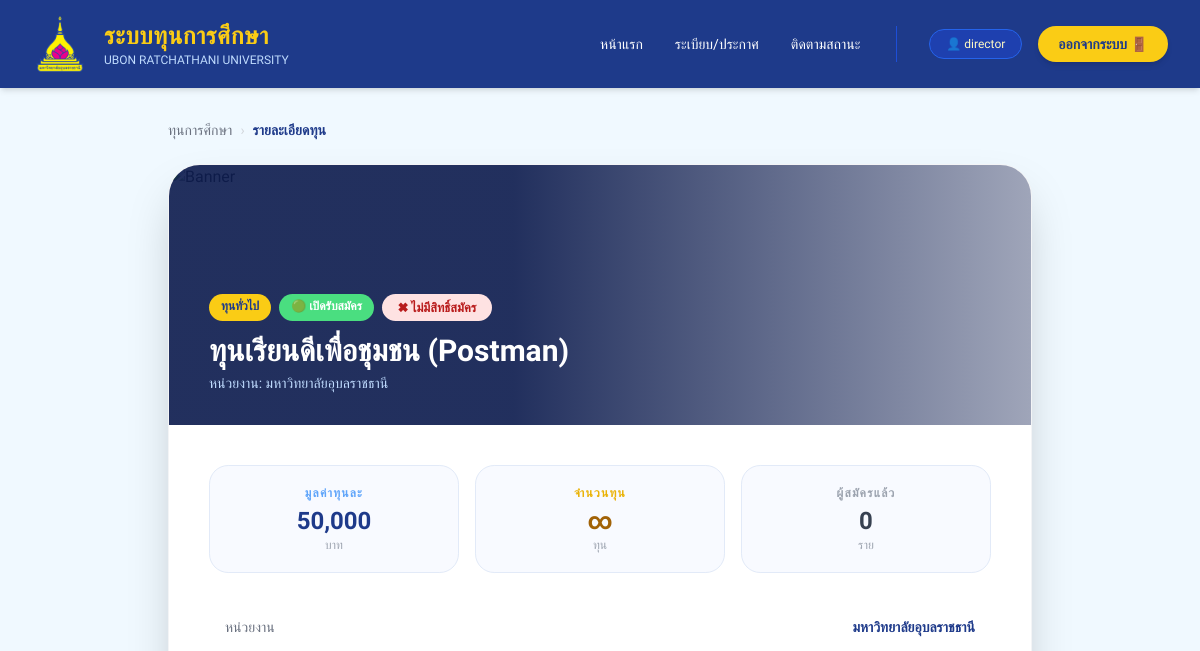
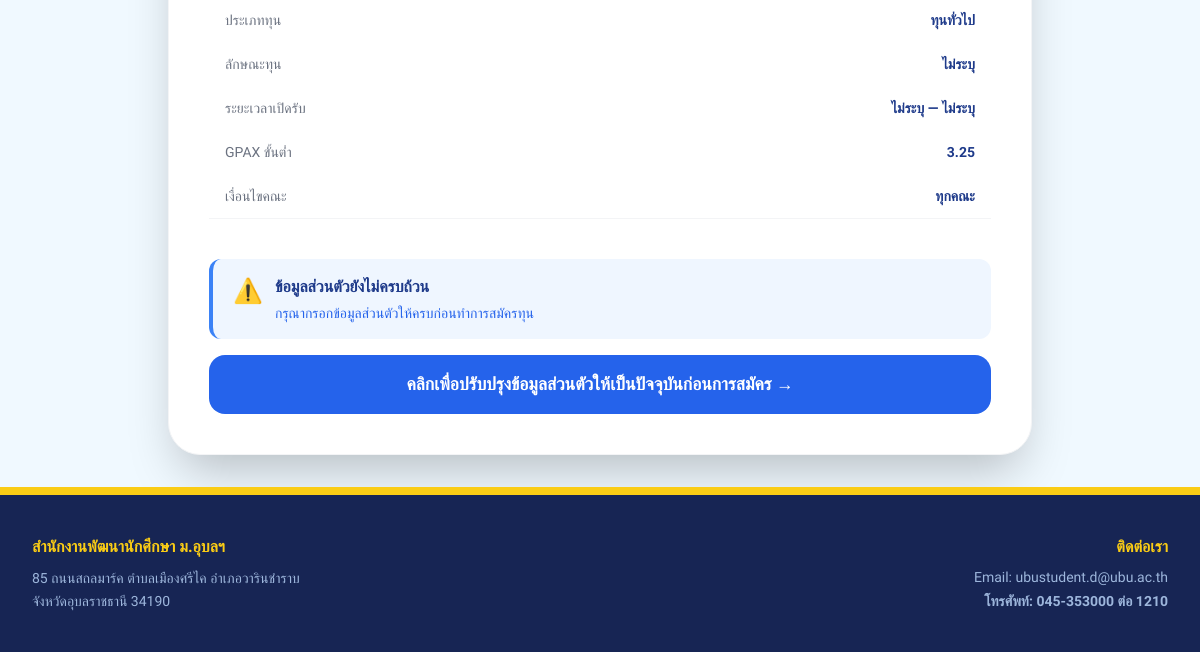
The page /student/scholarships/3 (signed in) on the database as committed earlier (2 pictures, top to bottom).
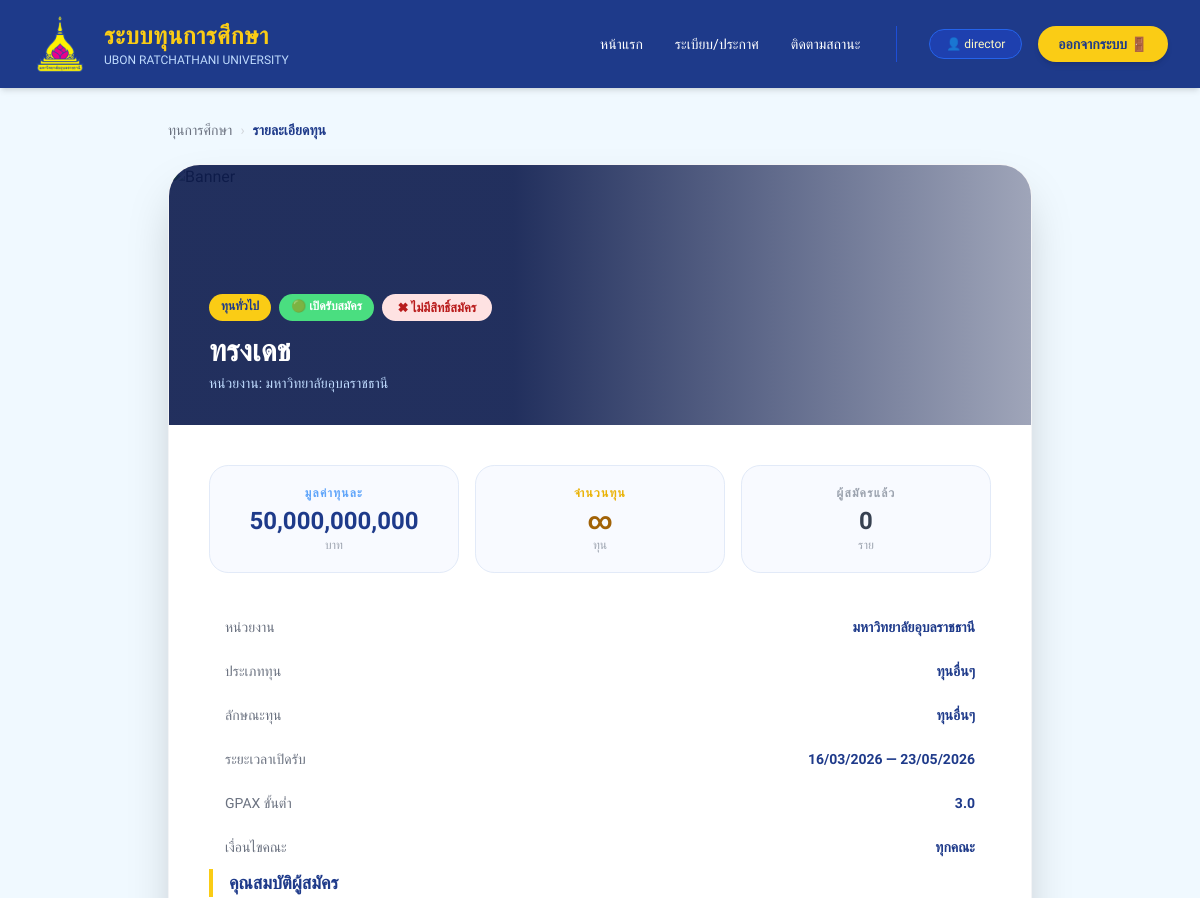
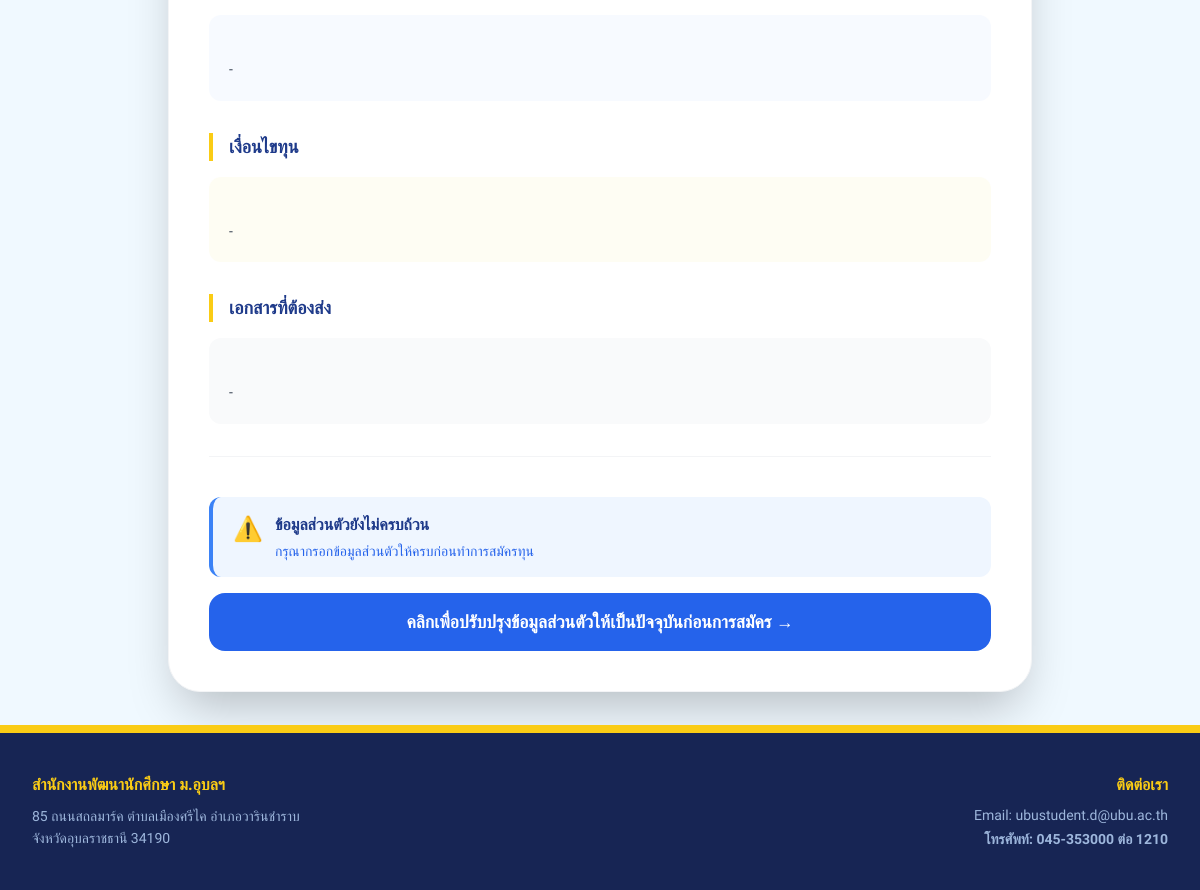
The same page on the database as committed later (2 pictures, top to bottom).
### models.py (models this page shows, shortened)
class Scholarship(db.Model):
    __tablename__ = 'scholarship'
    id = db.Column(db.Integer, primary_key=True)
    name = db.Column(db.String(100), nullable=False) # ชื่อทุน
    amount = db.Column(db.Float, nullable=True) # ทุนละเท่าไหร่
    start_date        = db.Column(db.DateTime)          # วันที่เริ่มเปิดรับ
    end_date          = db.Column(db.DateTime)          # วันที่ปิดรับ
    faculty_condition = db.Column(db.String(255))       # คณะที่ระบุ หรือ "ทุกคณะ"
    min_gpax          = db.Column(db.Float, default=0.0) # เกรดเฉลี่ยขั้นต่ำ
    income_cap        = db.Column(db.Float)             # รายได้ครอบครัวไม่เกิน
    number_of_scholarships = db.Column(db.Integer)           # จำนวนทุนที่เปิดรับ
    scholarship_type  = db.Column(db.String(50)) # ประเภทของทุน (เช่น ทุน ภายใน/ภายนอก/บริจาค)
    provider          = db.Column(db.String(100)) # หน่วยงานของทุนนั้นๆ
    status            = db.Column(db.String(20), default='open')  # สถานะของทุน open(เปิดรับ),checking=close(กำลังตรวจสอบ,ปิดทุน), interview(รายชื่อสัมภาษณ์), announce(รายชื่อได้รับทุน)
    interview_file_url = db.Column(db.String(500))    # ลิงก์ไฟล์ประกาศสัมภาษณ์
    announce_file_url = db.Column(db.String(500))     # ลิงก์ไฟล์ประกาศคนได้ทุน
    image = db.Column(db.String(200), nullable=True) # ชื่อไฟล์ภาพ
    qualifications = db.Column(db.Text, nullable=True) # คุณสมบัติ
    conditions = db.Column(db.Text, nullable=True) # เงื่อนไข
    scholarship_nature = db.Column(db.String(50), nullable=True) # ลักษณะทุน (ทุนรายปี, ฯลฯ)
    required_documents = db.Column(db.Text, nullable=True) # เอกสารที่ต้องส่ง
    criteria     = db.relationship('Criterion',   backref='scholarship', lazy=True)
    applications = db.relationship('Application', backref='scholarship', lazy=True)

### routes/student_routes.py (the view)
@student_bp.route("/scholarships/<scholarship_id>")
def scholarship_detail(scholarship_id):
    scholarship = Scholarship.query.get_or_404(scholarship_id)
    student = Student.query.filter_by(student_id=session["user_id"]).first()
    existing_app = Application.query.filter_by(
        student_id=session["user_id"],
        scholarship_id=scholarship_id
    ).first()
    return render_template("student/scholarship_detail.html",
                           scholarship=scholarship,
                           student=student,
                           already_applied=existing_app is not None)

### routes/student_routes.py (called while the page is built)
@student_bp.before_request
def require_student_login():
    if request.endpoint and request.endpoint != 'student.login':
        if "user_id" not in session or session.get("role") != "student":
            flash("กรุณาเข้าสู่ระบบในฐานะนักศึกษา", "error")
            return redirect(url_for("student.login"))

### templates/student/scholarship_detail.html (shortened to what this page needs)
{% extends "layouts/base.html" %}
{% block content %}
<div class="max-w-4xl mx-auto px-4 py-8">
  <nav class="flex items-center gap-2 text-sm text-gray-500 mb-6 font-medium">
    <a href="{{ url_for('student.dashboard') }}" class="hover:text-blue-800 transition-colors">ทุนการศึกษา</a>
    <span class="text-gray-300">›</span>
    <span class="text-blue-900 font-bold">รายละเอียดทุน</span>
  </nav>
  <div class="bg-white rounded-[2rem] shadow-2xl overflow-hidden border border-gray-100">
    <div class="detail-hero">
      <img src="https://images.unsplash.com/photo-1523240795612-9a054b0db644?auto=format&fit=crop&q=80&w=1200" alt="Banner">
      <div class="overlay">
        <div>
          <div class="flex flex-wrap gap-2 mb-3">
            <span class="bg-yellow-400 text-blue-900 px-3 py-1 rounded-full text-xs font-bold">
              {{ scholarship.category if scholarship.category else 'ทุนทั่วไป' }}
            </span>
            {% if scholarship.status == 'open' or not scholarship.status %}
              <span class="bg-green-400 text-white px-3 py-1 rounded-full text-xs font-bold">🟢 เปิดรับสมัคร</span>
            {% else %}
              <span class="bg-gray-400 text-white px-3 py-1 rounded-full text-xs font-bold">🔴 ปิดรับสมัคร</span>
            {% endif %}
            {% if already_applied %}
              <span class="badge-applied">✅ ยื่นสมัครแล้ว</span>
            {% elif is_eligible %}
              <span class="badge-pass">✔ คุณมีสิทธิ์สมัคร</span>
            {% else %}
              <span class="badge-fail">✖ ไม่มีสิทธิ์สมัคร</span>
            {% endif %}
          </div>
          <h1 class="text-2xl md:text-3xl font-black text-white leading-tight">{{ scholarship.name }}</h1>
          <p class="text-blue-200 mt-1 text-sm">
            หน่วยงาน: {{ scholarship.provider if scholarship.provider else 'มหาวิทยาลัยอุบลราชธานี' }}
          </p>
        </div>
      </div>
    </div>
    <div class="p-8 md:p-10">
      <div class="grid grid-cols-3 gap-4 mb-8">
        <div class="stat-card">
          <p class="text-xs text-blue-400 font-bold uppercase tracking-widest mb-1">มูลค่าทุนละ</p>
          <p class="text-2xl font-black text-blue-900">{{ "{:,.0f}".format(scholarship.amount) }}</p>
          <p class="text-xs text-gray-400">บาท</p>
        </div>
        <div class="stat-card">
          <p class="text-xs text-yellow-500 font-bold uppercase tracking-widest mb-1">จำนวนทุน</p>
          <p class="text-2xl font-black text-yellow-700">{{ scholarship.quota if scholarship.quota else '∞' }}</p>
          <p class="text-xs text-gray-400">ทุน</p>
        </div>
        <div class="stat-card">
          <p class="text-xs text-gray-400 font-bold uppercase tracking-widest mb-1">ผู้สมัครแล้ว</p>
          <p class="text-2xl font-black text-gray-700">{{ scholarship.applications.count() if scholarship.applications else 0 }}</p>
          <p class="text-xs text-gray-400">ราย</p>
        </div>
      </div>
<div class="flex justify-between items-center px-4 py-3">
    <span class="text-gray-500 text-sm">หน่วยงาน</span>
    <span class="font-bold text-blue-900 text-sm">
        {{ scholarship.provider if scholarship.provider else 'มหาวิทยาลัยอุบลราชธานี' }}
    </span>
</div>
<div class="flex justify-between items-center px-4 py-3">
    <span class="text-gray-500 text-sm">ประเภททุน</span>
    <span class="font-bold text-blue-900 text-sm">
        {{ scholarship.scholarship_type if scholarship.scholarship_type else (scholarship.category if scholarship.category else 'ทุนทั่วไป') }}
    </span>
</div>
<div class="flex justify-between items-center px-4 py-3">
    <span class="text-gray-500 text-sm">ลักษณะทุน</span>
    <span class="font-bold text-blue-900 text-sm">
        {{ scholarship.scholarship_nature if scholarship.scholarship_nature else 'ไม่ระบุ' }}
    </span>
</div>
<div class="flex justify-between items-start px-4 py-3">
    <span class="text-gray-500 text-sm">ระยะเวลาเปิดรับ</span>
    <span class="font-bold text-blue-900 text-sm text-right">
        {{ scholarship.start_date.strftime('%d/%m/%Y') if scholarship.start_date else 'ไม่ระบุ' }}
        — {{ scholarship.end_date.strftime('%d/%m/%Y') if scholarship.end_date else 'ไม่ระบุ' }}
    </span>
</div>
{% if scholarship.min_gpax %}
<div class="flex justify-between items-center px-4 py-3">
    <span class="text-gray-500 text-sm">GPAX ขั้นต่ำ</span>
    <span class="font-bold text-blue-900 text-sm">
        {{ scholarship.min_gpax }}
    </span>
</div>
{% endif %}
{% if scholarship.faculty_condition %}
<div class="flex justify-between items-center px-4 py-3">
    <span class="text-gray-500 text-sm">เงื่อนไขคณะ</span>
    <span class="font-bold text-blue-900 text-sm">{{ scholarship.faculty_condition }}</span>
</div>
{% endif %}
{% if scholarship.qualifications %}
<div class="mb-8">
    <h2 class="text-lg font-black text-blue-900 border-l-4 border-yellow-400 pl-4 mb-4">คุณสมบัติผู้สมัคร</h2>
    <div class="bg-blue-50/50 rounded-xl p-5 text-gray-700 leading-relaxed text-sm whitespace-pre-line">
        {{ scholarship.qualifications }}
    </div>
</div>
{% endif %}
{% if scholarship.conditions %}
<div class="mb-8">
    <h2 class="text-lg font-black text-blue-900 border-l-4 border-yellow-400 pl-4 mb-4">เงื่อนไขทุน</h2>
    <div class="bg-yellow-50/50 rounded-xl p-5 text-gray-700 leading-relaxed text-sm whitespace-pre-line">
        {{ scholarship.conditions }}
    </div>
</div>
{% endif %}
{% if scholarship.required_documents %}
<div class="mb-8">
    <h2 class="text-lg font-black text-blue-900 border-l-4 border-yellow-400 pl-4 mb-4">เอกสารที่ต้องส่ง</h2>
    <div class="bg-gray-50 rounded-xl p-5 text-gray-700 leading-relaxed text-sm whitespace-pre-line">
        {{ scholarship.required_documents }}
    </div>
</div>
{% endif %}
      <div class="border-t border-gray-100 pt-6">
        {% if already_applied %}
          <div class="alert-info flex items-start gap-3">
            <span class="text-2xl">📋</span>
            <div>
              <p class="font-bold text-blue-900">ยื่นสมัครขอรับทุนนี้แล้ว</p>
              <p class="text-sm text-blue-600 mt-1">
                สถานะ:
                <span class="font-bold">
                  {% if existing_app.status == 'pending' %}⏳ รอตรวจสอบ
                  {% elif existing_app.status == 'approved' %}✅ อนุมัติแล้ว
                  {% elif existing_app.status == 'rejected' %}❌ ไม่ผ่านการคัดเลือก
                  {% else %}{{ existing_app.status }}{% endif %}
                </span>
              </p>
            </div>
          </div>
          <a href="{{ url_for('student.track_status') }}"
             class="btn-apply mt-4 inline-block">
            ดูรายการทุนที่สมัครไว้ →
          </a>
        {% elif not profile_complete %}
          <div class="alert-info flex items-start gap-3 mb-4">
            <span class="text-2xl">⚠️</span>
            <div>
              <p class="font-bold text-blue-900">ข้อมูลส่วนตัวยังไม่ครบถ้วน</p>
              <p class="text-sm text-blue-600 mt-1">กรุณากรอกข้อมูลส่วนตัวให้ครบก่อนทำการสมัครทุน</p>
            </div>
          </div>
          <a href="{{ url_for('student.profile') }}"
             class="btn-apply inline-block text-center" style="background:#2563eb;">
            คลิกเพื่อปรับปรุงข้อมูลส่วนตัวให้เป็นปัจจุบันก่อนการสมัคร →
          </a>
        {% endif %}
      </div>
    </div>
  </div>
</div>
{% endblock %}

### templates/layouts/base.html (shortened to what this page needs)
<!DOCTYPE html>
<html lang="th">
<head>
    <script src="https://cdn.tailwindcss.com"></script>
    <link rel="stylesheet" href="https://cdn.jsdelivr.net/npm/swiper@11/swiper-bundle.min.css" />
</head>
<body class="bg-sky-50 min-h-screen flex flex-col m-0 p-0">
    <header class="bg-blue-900 text-white shadow-md w-full sticky top-0 z-50">
        <div class="w-full px-8 py-4 flex justify-between items-center">
            <div class="flex items-center gap-4">
                <div class="w-14 h-14">
                    <img src="{{ url_for('static', filename='images/ubu_logo.png') }}" alt="UBU Logo" class="w-full h-full object-contain">
                </div>
                <div>
                    <h1 class="text-2xl font-bold text-yellow-400 tracking-wide">ระบบทุนการศึกษา</h1>
                    <p class="text-xs text-blue-200 uppercase">Ubon Ratchathani University</p>
                </div>
            </div>
           <nav class="hidden md:flex items-center gap-8">
                <div class="flex gap-6">
                    {% block nav_links %}
                    <a href="{{ url_for('student.dashboard') }}" class="text-white px-1 py-2 text-sm font-medium transition-all {{ 'nav-link-active' if request.endpoint == 'student.dashboard' else 'hover:text-yellow-400' }}">หน้าแรก</a>
                    <a href="{{ url_for('student.announce_scholarships') }}" class="text-white px-1 py-2 text-sm font-medium transition-all {{ 'nav-link-active' if request.endpoint == 'student.announce_scholarships' else 'hover:text-yellow-400' }}">ระเบียบ/ประกาศ</a>
                    <a href="{{ url_for('student.track_status') }}" class="text-white px-1 py-2 text-sm font-medium transition-all {{ 'nav-link-active' if request.endpoint == 'student.track_status' else 'hover:text-yellow-400' }}">ติดตามสถานะ</a>
                    {% endblock %}
                </div>
                <div class="flex items-center gap-4 border-l border-blue-700 pl-8">
                    <a href="{% block profile_link %}{{ url_for('student.profile') }}{% endblock %}" class="bg-blue-800 hover:bg-blue-700 px-4 py-1.5 rounded-full text-xs border border-blue-600 text-yellow-100 flex items-center gap-2 transition-all cursor-pointer">
                        👤 {% block role_name %}{{ session.get('user_name') or session.get('user_data', {}).get('name', 'นักศึกษา') }}{% endblock %}
                    </a>
                    <a href="/logout" class="bg-yellow-400 text-blue-900 px-5 py-2 rounded-full font-bold hover:bg-yellow-300 transition-all shadow-md text-sm">
                        ออกจากระบบ 🚪
                    </a>
                </div>
            </nav>
        </div>
    </header>
    <main class="flex-grow">
        {% block content %}{% endblock %}
    </main>
    <footer class="bg-blue-950 text-blue-200 py-10 px-8 w-full text-sm border-t-8 border-yellow-400">
        <div class="max-w-7xl mx-auto flex flex-col md:flex-row justify-between items-start gap-6">
            <div>
                <strong class="text-yellow-400 text-base block mb-2">สำนักงานพัฒนานักศึกษา ม.อุบลฯ</strong>
                <p class="opacity-80 leading-relaxed">
                    85 ถนนสถลมาร์ค ตำบลเมืองศรีไค อำเภอวารินชำราบ <br>
                    จังหวัดอุบลราชธานี 34190
                </p>
            </div>
            <div class="md:text-right">
                <strong class="text-yellow-400 text-base block mb-2">ติดต่อเรา</strong>
                <p class="opacity-80">Email: ubustudent.d@ubu.ac.th</p>
                <p class="opacity-80 font-bold mt-1">โทรศัพท์: 045-353000 ต่อ 1210</p>
            </div>
        </div>
    </footer>
</body>
</html>

### templates/layouts/base.html (style rules this page uses)
body { font-family: 'Prompt', sans-serif; }

### templates/student/scholarship_detail.html (style rules this page uses)
body { font-family: 'Prompt', sans-serif; }
.detail-hero { position: relative; height: 260px; overflow: hidden; }
.detail-hero img { width: 100%; height: 100%; object-fit: cover; }
.detail-hero .overlay { position: absolute; inset: 0; background: linear-gradient(to right, rgba(15,30,80,0.92) 40%, rgba(15,30,80,0.4)); display: flex; align-items: flex-end; padding: 2rem 2.5rem; }
.stat-card { background: #f8faff; border-radius: 1.2rem; padding: 1.2rem 1rem; text-align: center; border: 1.5px solid #e2eaf8; }
.btn-apply { background: #1e3a8a; color: #fff; padding: 1rem 2rem; border-radius: 1rem; font-weight: 900; font-size: 1.1rem; transition: all .2s; cursor: pointer; border: none; width: 100%; text-align: center; display: block; }
.badge-fail { background: #fee2e2; color: #b91c1c; border-radius: 999px; padding: .25rem 1rem; font-size: .8rem; font-weight: 700; }
.alert-info { background: #eff6ff; border-left: 4px solid #3b82f6; border-radius: .75rem; padding: 1rem 1.25rem; margin-top: 1rem; }

Rows that differ between the two databases and show on the page:
changed Scholarship "มหาวิทยาลัยอุบลราชธานี": name "ทุนเรียนดีเพื่อชุมชน (Postman)" → "ทรงเดช"; amount "50,000" → "50,000,000,000"; scholarship_type "ทุนทั่วไป" → "ทุนอื่นๆ"; scholarship_nature "ไม่ระบุ" → "ทุนอื่นๆ"; start_date "ไม่ระบุ" → "16/03/2026"; end_date "ไม่ระบุ" → "23/05/2026"; min_gpax "3.25" → "3.0"; qualifications (not shown) → "-"; conditions (not shown) → "-"; required_documents (not shown) → "-"
Other text that changed with them:
text now shown: "คุณสมบัติผู้สมัคร เงื่อนไขทุน เอกสารที่ต้องส่ง"
